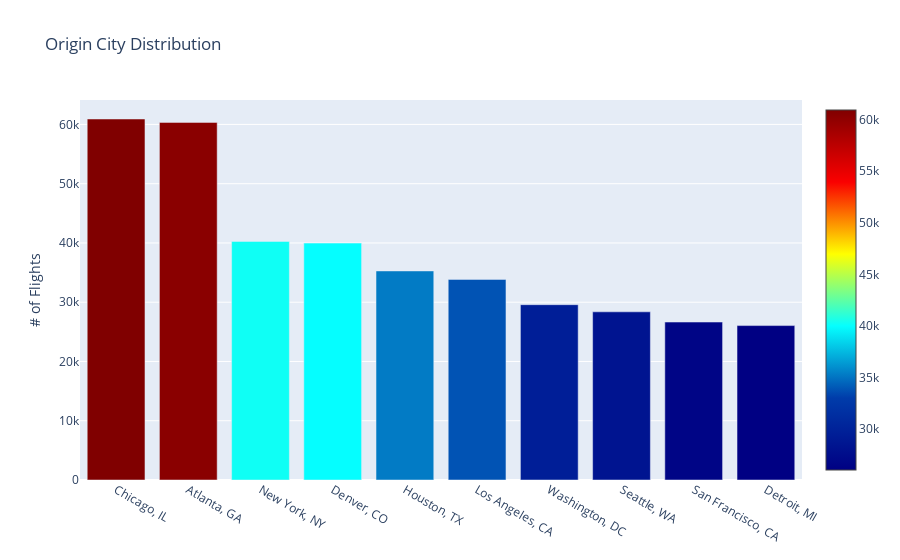

The notebook cell this image was saved under:
### Code cell
dff = df.OriginCityName.value_counts()[:10]

trace = go.Bar(
    x=dff.index,
    y=dff.values,
    marker=dict(
        color = dff.values,
        colorscale='Jet',
        showscale=True
    )
)

data = [trace]
layout = go.Layout(
    title='Origin City Distribution', 
    yaxis = dict(title = '# of Flights')
)

fig = go.Figure(data=data, layout=layout)
py.iplot(fig)

### Figure 1 — Plotly figure (JSON) as saved in the notebook; plotly's stock layout.template omitted (floating-point values rounded to 4 significant figures)
{"data": [{"marker": {"color": [60915, 60344, 40265, 39975, 35277, 33850, 29583, 28378, 26651, 26055], "colorscale": [[0, "rgb(0,0,131)"], [0.2, "rgb(0,60,170)"], [0.4, "rgb(5,255,255)"], [0.6, "rgb(255,255,0)"], [0.8, "rgb(250,0,0)"], [1, "rgb(128,0,0)"]], "showscale": true}, "type": "bar", "x": ["Chicago, IL", "Atlanta, GA", "New York, NY", "Denver, CO", "Houston, TX", "Los Angeles, CA", "Washington, DC", "Seattle, WA", "San Francisco, CA", "Detroit, MI"], "y": [60915, 60344, 40265, 39975, 35277, 33850, 29583, 28378, 26651, 26055]}], "layout": {"title": {"text": "Origin City Distribution"}, "yaxis": {"title": {"text": "# of Flights"}}}}
